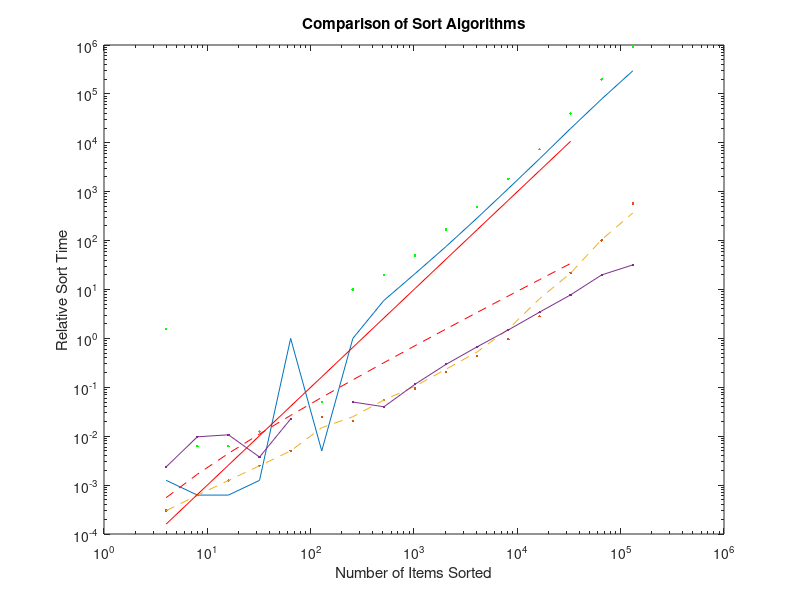

Source code (MATLAB): (Note: this script raises an error after producing the figure.)
% Listing 16-9 Plotting the sort data
% this must be run after Listing 16-8 has been run

clear
clc
close all

load sortdata;
loglog(sz,sl*100);
hold on;
title('Comparison of Sort Algorithms');
xlabel('Number of Items Sorted');
ylabel('Relative Sort Time');
loglog(sz,in*1000,'g.');
mg = mg .* (mg > 0);
loglog(sz,mg,'.');
loglog(sz,qk,'--');
qk = qk .* (qk > 0);
loglog(sz,ml,'.-');
ml = ml .* (ml > 0);
num = 4;
i = 1;
while num < 60000
    n(i) = num;
    nsq(i) = num * num / 100000;
    nlogn(i) = num * log(num) / 10000;
    num = num * 2;
    i = i + 1;
end
loglog(n, nsq, 'r');
loglog(n, nlogn, 'r--'); 
legend('Selection','Insertion','Merge','Quick', 'Matlab', 'N squared', 'N log N', 2);
